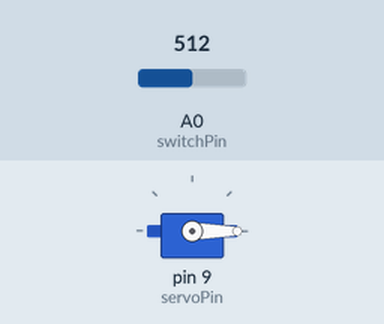
Bench run of a sketch on a simulated Arduino Uno, built with avr-gcc and run on an emulated ATmega328P. On the bench: servo. Inputs (shaded band) come from the test bench; at power-on: A0 (switchPin) = 512. What the sketch prints to the serial monitor is not drawn.

Above: at 0.05 s.
At 3.0 s:
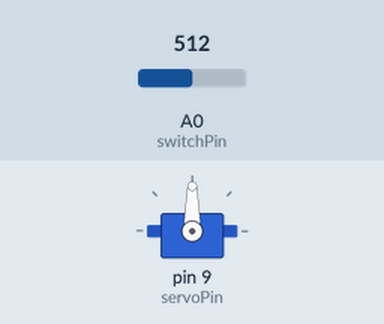
At 6.0 s:
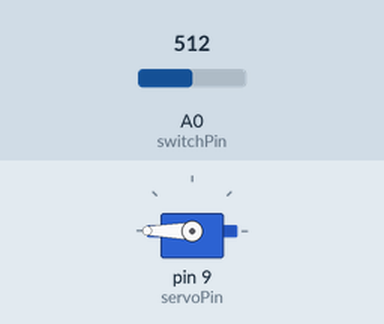
Timing chart, 0 to 7.8 s (numbered marks = the images above):
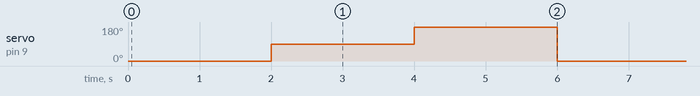

The sketch:

sketch_testServo.ino
```cpp
#include <Servo.h>

int const switchPin = A0;

Servo myServo;
int const servoPin = 9;

void setup() {

  myServo.attach(servoPin);

  Serial.begin(9600);
}

void loop() {

  int rawVal = analogRead(switchPin);
  int mapVal = map(rawVal, 0, 1023, 0, 100);

  Serial.print("rawVal: ");
  Serial.print(rawVal);
  Serial.print(" mapVal: ");
  Serial.println(mapVal);

  //myServo.write(0);
  /*
  if (mapVal > 30) {
    myServo.write(90);
  }
  else {
    myServo.write(0);
    delay(2000);

    myServo.write(180);
    delay(2000);
  }
  */

  /*
  // test
  myServo.write(0);

  delay(2000);

  myServo.write(90);

  delay(2000);

  myServo.write(180);

  delay(2000);
  */


  // to explore range
  myServo.write(0);

  delay(2000);

  myServo.write(90);

  delay(2000);

  myServo.write(180);

  delay(2000);

}
```

Measured:
- by itself, servo on pin 9 (servoPin): repeats every 6.0 s: 180° 2.0 s, 0° 2.0 s, 90° 2.0 s
